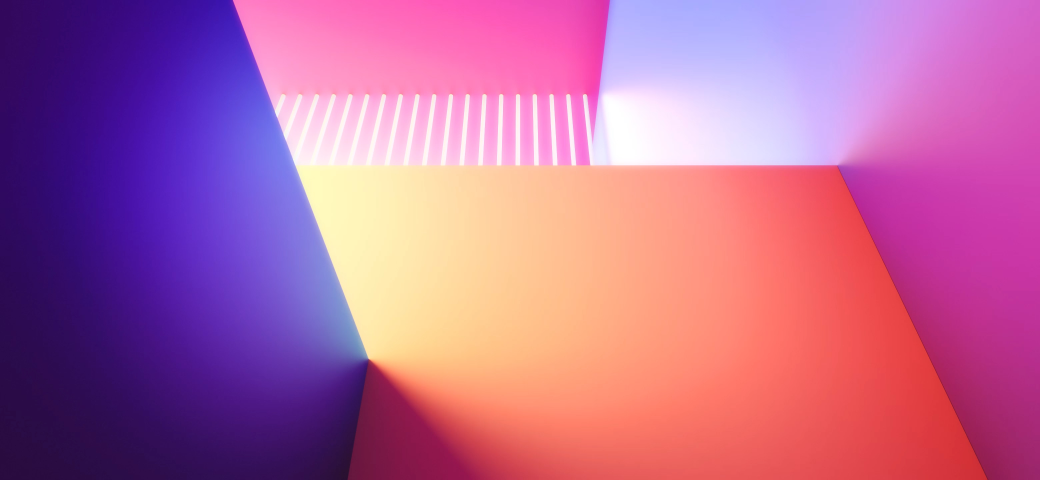
#> input picture assets/wowpic.jpg, 3120 x 1440 px (shown at 1/3 size)
$ python main2.py
#> lines starting #> are read from the running program, lines starting #| are printed output that depends on the picture
import cv2

myimage2 = cv2.imread('assets/wowpic.jpg',-1)
#> myimage2 is the input picture: shape (1440, 3120, 3); mean B, G, R 154.2, 103.5, 183

imagepart = myimage2[100:300,150:400] # new image bnai aur usme purani image ka beech ka part save krlia
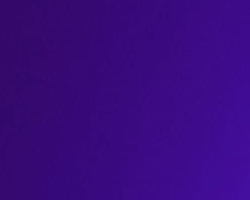
#> imagepart: shape (200, 250, 3); mean B, G, R 126.4, 9.7, 57.5
myimage2[150:350,250:500] = imagepart # uss part ko orignal image ke andr paste krdia

cv2.imshow('imagemodified',myimage2)
cv2.waitKey(0)
cv2.destroyAllWindows()

#print(myimage2.shape)

#normally it is RGB but in open CV it is Blue Green Red (BGR)
# all are in the range of 0 - 255 (Where 0 is Nil and 255 is max)
